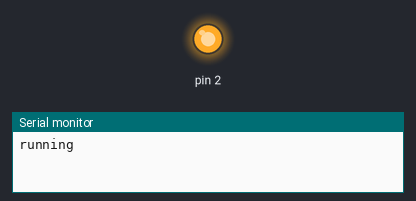
Bench run of a sketch on a simulated Arduino Uno, built with avr-gcc and run on an emulated ATmega328P. Parts: output pins drawn as LEDs (lit = HIGH), the last lines printed to the serial monitor.

Above: at 1.2 s.
At 3.7 s:
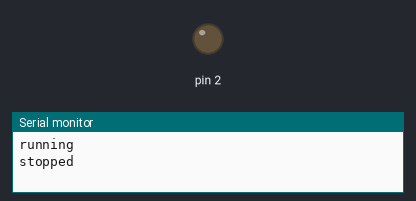
Timing chart, 0 to 6.5 s (numbered marks = the images above):
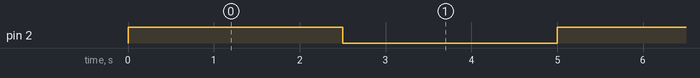

The sketch:

intialServoTest.ino
```cpp
void setup() {
  // put your setup code here, to run once:
  Serial.begin(9600);
  pinMode(2, OUTPUT);
}

void loop() {
  // put your main code here, to run repeatedly:
  analogWrite(2, 255);
  Serial.println("running");
  delay(2500);
  analogWrite(2, 0);
  Serial.println("stopped");
  delay(2500);

}
```

Measured:
- by itself, pin 2: alternates HIGH for 2.5 s and LOW for 2.5 s
